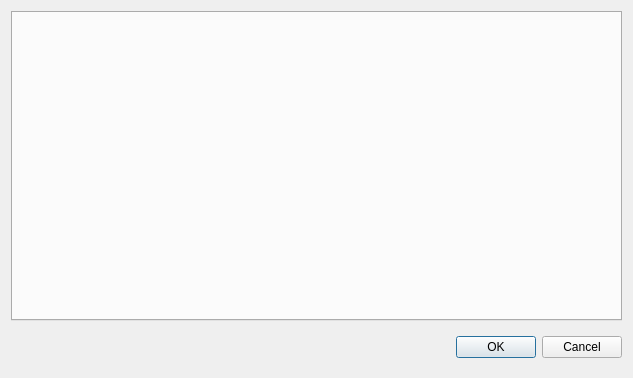
<?xml version="1.0" encoding="UTF-8"?>
<ui version="4.0">
 <class>DialogProperties</class>
 <widget class="QDialog" name="DialogProperties">
  <property name="geometry">
   <rect>
    <x>0</x>
    <y>0</y>
    <width>633</width>
    <height>378</height>
   </rect>
  </property>
  <property name="windowTitle">
   <string>Dialog</string>
  </property>
  <layout class="QGridLayout" name="gridLayout_2">
   <item row="0" column="0">
    <widget class="QTabWidget" name="tabWidget">
     <property name="currentIndex">
      <number>-1</number>
     </property>
    </widget>
   </item>
   <item row="1" column="0">
    <widget class="QWidget" name="widget" native="true">
     <layout class="QGridLayout" name="gridLayout">
      <property name="leftMargin">
       <number>0</number>
      </property>
      <property name="rightMargin">
       <number>0</number>
      </property>
      <item row="0" column="0">
       <spacer name="horizontalSpacer">
        <property name="orientation">
         <enum>Qt::Horizontal</enum>
        </property>
        <property name="sizeHint" stdset="0">
         <size>
          <width>398</width>
          <height>20</height>
         </size>
        </property>
       </spacer>
      </item>
      <item row="0" column="1">
       <widget class="QPushButton" name="pushButtonOK">
        <property name="text">
         <string>OK</string>
        </property>
       </widget>
      </item>
      <item row="0" column="2">
       <widget class="QPushButton" name="pushButtonCancel">
        <property name="text">
         <string>Cancel</string>
        </property>
       </widget>
      </item>
     </layout>
    </widget>
   </item>
  </layout>
 </widget>
 <resources/>
 <connections/>
</ui>
